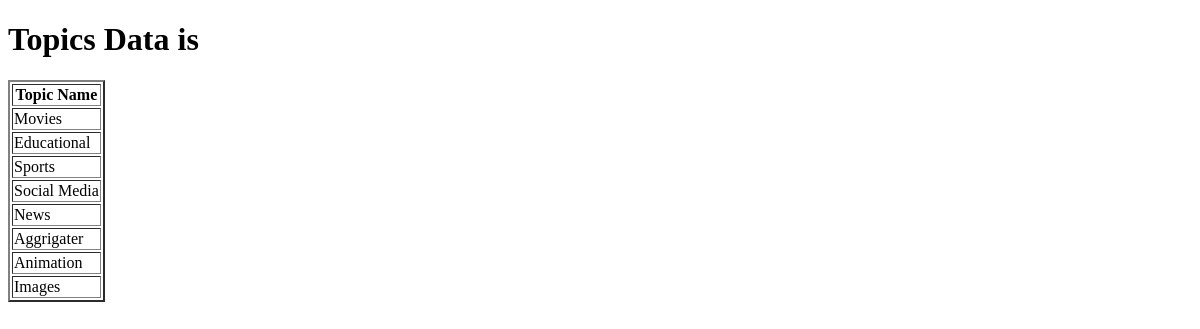
Before: /topics/ with the older database file.
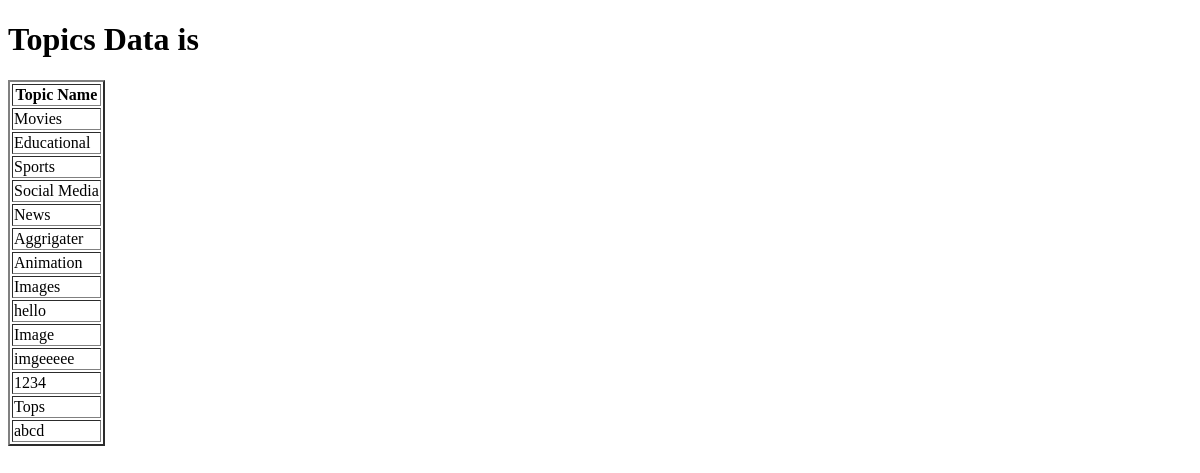
After: the same page with the newer database file.
### myapp/models.py (models this page shows, shortened)
class Topic(models.Model):
    top_name=models.CharField(max_length=120,primary_key=True)

### myapp/views.py (the view)
# urls.py: path('topics/',views.topics,name="topics"),
def topics(request):
    topics=Topic.objects.all()
    return render(request,"topic_data.html",context={"topics":topics})

### templates/topic_data.html (shortened to what this page needs)
<!DOCTYPE html>
<html lang="en">
<head>
</head>
<body>
    {% if  topics %}
<h1>Topics Data is </h1>
<table border="2pt">
    <tr>
     <th>Topic Name</th>
    </tr>
    {% for topic in topics %}
    <tr>
      <td>{{topic.top_name}}</td>
    </tr>
    {% endfor %}
</table>
{% else %}
  <h1>No Data Found</h1>
{% endif %}
</body>
</html>

Changed rows visible on the page:
added Topic: top_name "hello"
added Topic: top_name "Image"
added Topic: top_name "imgeeeee"
added Topic: top_name "1234"
added Topic: top_name "Tops"
added Topic: top_name "abcd"
